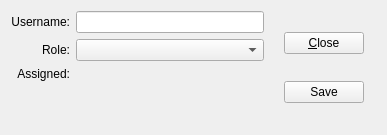
<?xml version="1.0" encoding="UTF-8"?>
<ui version="4.0">
 <comment>This file is part of the xTuple ERP: PostBooks Edition, a free and
open source Enterprise Resource Planning software suite,
Copyright (c) 1999-2019 by OpenMFG LLC, d/b/a xTuple.
It is licensed to you under the Common Public Attribution License
version 1.0, the full text of which (including xTuple-specific Exhibits)
is available at www.xtuple.com/CPAL.  By using this software, you agree
to be bound by its terms.</comment>
 <class>taskAssignment</class>
 <widget class="QWidget" name="taskAssignment">
  <property name="geometry">
   <rect>
    <x>0</x>
    <y>0</y>
    <width>387</width>
    <height>135</height>
   </rect>
  </property>
  <property name="windowTitle">
   <string>Task Assignment</string>
  </property>
  <layout class="QGridLayout" name="gridLayout">
   <item row="0" column="1">
    <layout class="QVBoxLayout" name="verticalLayout">
     <property name="leftMargin">
      <number>14</number>
     </property>
     <property name="rightMargin">
      <number>12</number>
     </property>
     <item>
      <widget class="QPushButton" name="_close">
       <property name="text">
        <string>&amp;Close</string>
       </property>
      </widget>
     </item>
     <item>
      <widget class="QPushButton" name="_save">
       <property name="text">
        <string>Save</string>
       </property>
      </widget>
     </item>
     <item>
      <spacer name="verticalSpacer">
       <property name="orientation">
        <enum>Qt::Vertical</enum>
       </property>
       <property name="sizeType">
        <enum>QSizePolicy::Preferred</enum>
       </property>
       <property name="sizeHint" stdset="0">
        <size>
         <width>20</width>
         <height>0</height>
        </size>
       </property>
      </spacer>
     </item>
    </layout>
   </item>
   <item row="0" column="0">
    <layout class="QGridLayout" name="gridLayout_2">
     <item row="0" column="1">
      <widget class="UsernameLineEdit" name="_user"/>
     </item>
     <item row="2" column="0">
      <widget class="XLabel" name="_dateLit">
       <property name="text">
        <string>Assigned:</string>
       </property>
       <property name="alignment">
        <set>Qt::AlignRight|Qt::AlignTrailing|Qt::AlignVCenter</set>
       </property>
      </widget>
     </item>
     <item row="0" column="0">
      <widget class="XLabel" name="_userLit">
       <property name="text">
        <string>Username:</string>
       </property>
       <property name="alignment">
        <set>Qt::AlignRight|Qt::AlignTrailing|Qt::AlignVCenter</set>
       </property>
      </widget>
     </item>
     <item row="1" column="0">
      <widget class="XLabel" name="_roleLit">
       <property name="text">
        <string>Role:</string>
       </property>
       <property name="alignment">
        <set>Qt::AlignRight|Qt::AlignTrailing|Qt::AlignVCenter</set>
       </property>
      </widget>
     </item>
     <item row="1" column="1">
      <widget class="XComboBox" name="_role"/>
     </item>
     <item row="3" column="1">
      <spacer name="verticalSpacer_2">
       <property name="orientation">
        <enum>Qt::Vertical</enum>
       </property>
       <property name="sizeHint" stdset="0">
        <size>
         <width>20</width>
         <height>40</height>
        </size>
       </property>
      </spacer>
     </item>
     <item row="2" column="1">
      <widget class="DLineEdit" name="_date"/>
     </item>
    </layout>
   </item>
  </layout>
 </widget>
 <customwidgets>
  <customwidget>
   <class>DLineEdit</class>
   <extends>QWidget</extends>
   <header>datecluster.h</header>
  </customwidget>
  <customwidget>
   <class>UsernameLineEdit</class>
   <extends>XLineEdit</extends>
   <header>usernamecluster.h</header>
  </customwidget>
  <customwidget>
   <class>XComboBox</class>
   <extends>QComboBox</extends>
   <header>xcombobox.h</header>
  </customwidget>
  <customwidget>
   <class>XLabel</class>
   <extends>QLabel</extends>
   <header>xlabel.h</header>
  </customwidget>
  <customwidget>
   <class>XLineEdit</class>
   <extends>QLineEdit</extends>
   <header>xlineedit.h</header>
   <container>1</container>
  </customwidget>
 </customwidgets>
 <tabstops>
  <tabstop>_user</tabstop>
  <tabstop>_role</tabstop>
  <tabstop>_date</tabstop>
  <tabstop>_save</tabstop>
  <tabstop>_close</tabstop>
 </tabstops>
 <resources/>
 <connections>
  <connection>
   <sender>_close</sender>
   <signal>clicked()</signal>
   <receiver>taskAssignment</receiver>
   <slot>close()</slot>
   <hints>
    <hint type="sourcelabel">
     <x>335</x>
     <y>31</y>
    </hint>
    <hint type="destinationlabel">
     <x>246</x>
     <y>7</y>
    </hint>
   </hints>
  </connection>
 </connections>
</ui>
